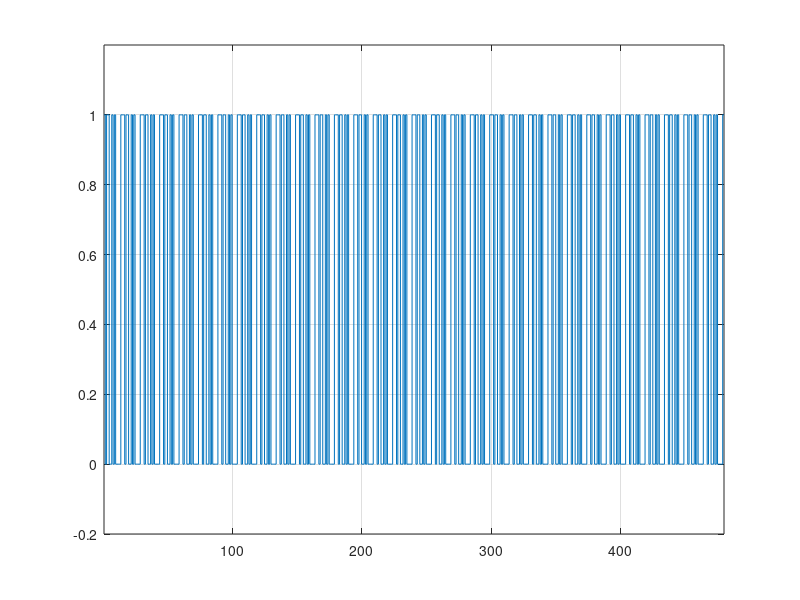
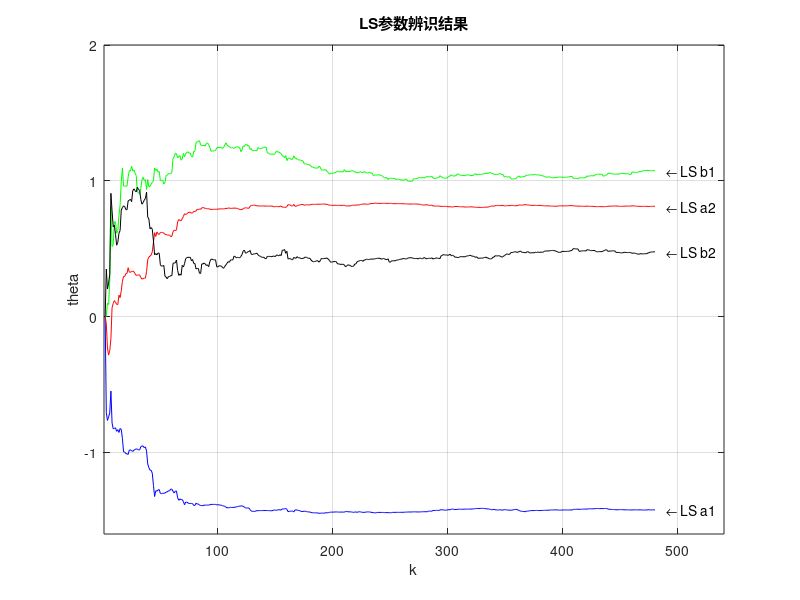
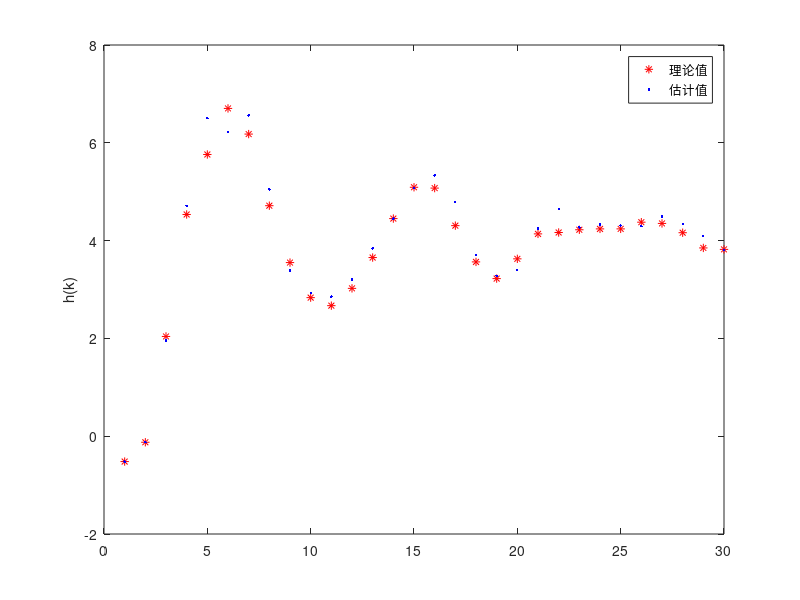

MATLAB code to generate these figures, in order:
%最小二乘递推算法 
clear 
close all
v=normrnd(0,1,480,1);
n=4;
a=zeros(2^n-1,n);
a(1,n)=1;
for i=2:1:2^n-1
    a(i,1)=mod(a(i-1,n-1)+a(i-1,n),2);
    for p=2:1:n
    a(i,p)=a(i-1,p-1);
    end
end
r=a(:,1);
r1=[r;r;r;r;r;r;r];
r2=[r1;r1;r1;r1;r1]; 
u=zeros(1,480);
for i=1:480
u(i)=1*(1-1*r2(i)); 
end
figure(1)
stairs(u);
axis([1 480 -0.2 1.2])
grid on;
%==================================初始化============================
p=10^6*eye(4);
theta=[0.001 0.001 0.001 0.001]';
I=eye(4);
E=zeros(480,1);
T=zeros(480,4);
T(1,:)=theta';
%==============产生观测序列=========
z=zeros(480,1);
z(1)=v(1);
z(2)=v(2);
for k=3:480
    z(k)=1.4*z(k-1)-0.8*z(k-2)+1.0*u(k-1)+0.6*u(k-2)+v(k);
end
%递推最小二乘法辨识法进行辨识
for i=3:1:480
  h=[-z(i-1) -z(i-2) u(i-1) u(i-2)]';
  p=(I-p*h*(h'*p*h+1)^(-1)*h')*p;
  theta=theta+p*h*((h'*p*h+1)^(-1))*(z(i)-h'*theta);
  T(i,:)=theta';
  E(i)=z(i)-h'*T(i,:)';
end
k=1:1:480;
figure(2);
plot(k,T(:,1),'b');     %参数a1的变化情况
axis([1 540 -1.6 2.0])
hold on;
grid on;
k=1:1:480;
plot(k,T(:,2),'r');     %参数a2的变化情况
hold on;
grid on;
k=1:1:480;
plot(k,T(:,3),'g');     %参数b1的变化情况
hold on;
grid on;
k=1:1:480;
plot(k,T(:,4),'k');     %参数b2的变化情况
hold on;
grid on;
title('LS参数辨识结果');
text(490,T(480,3),'\leftarrow LS b1');
text(490,T(480,2),'\leftarrow LS a2');
text(490,T(480,4),'\leftarrow LS b2');
text(490,T(480,1),'\leftarrow LS a1');
xlabel('k');ylabel('theta');

y=zeros(1,30);
z=zeros(1,30);
A=[1 -1.5 0.7];
B=[0 1.0 0.5]; 
C=[1 -1 0.2];
 u=ones(1,30);
v=normrnd(0,1,30,1); 
v=0.23*v;
e=filter(A,C,v);
y(1)=v(1);
z(1)=v(1);
y(2)=v(2);
z(2)=v(2);
for i=3:1:30   
y(i)=1.4*y(i-1)-0.8*y(i-2)+1.0*u(i-1)+0.6*u(i-2)+e(i);
end
for k=3:1:30
z(k)=-T(480,1)*y(k-1)-T(480,2)*y(k-2)+T(480,3)*u(k-1)+T(480,4)*u(k-2)+e(i);
end
figure(3);
plot(y,'*r');
hold on;
plot(z,'.b');
legend('理论值','估计值');
ylabel('h(k)');
